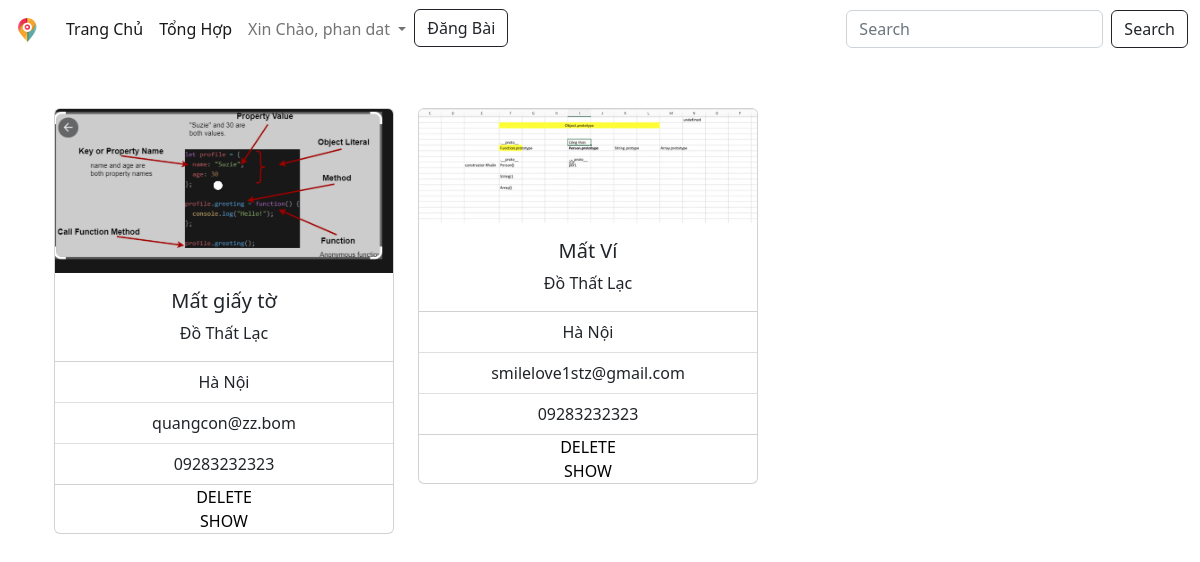
The page /mypost/ (signed in) on the database its author committed.
### home/models.py (models this page shows, shortened)
class mypost(models.Model):
    user = models.TextField(null=True)
    title = models.TextField(max_length=1000)
    type = models.TextField()
    object = models.TextField()
    descrip = models.TextField(max_length=10000000)
    address = models.TextField()
    name = models.TextField(max_length=1000)
    pnum = models.IntegerField(null=True, blank=True)
    email = models.TextField(max_length=1000)
    images = models.ImageField(null=True ,blank=True , upload_to='images/')

### home/views.py (the view)
# urls.py: path('mypost/' , home.get_my_post, name="mypost"),
def get_my_post(request):
    if request.method == "GET":
        onedata = mypost.objects.filter().order_by('-pk')
        context = {
            'post':onedata
        }
    return render(request, 'mypost.html', context)

### home/Templates/mypost.html (shortened to what this page needs)
{% load static %}
<!DOCTYPE html>
<html>
    <head>
         <link rel="stylesheet" type"text/css" href="{% static 'css/mypost/mypost.css' %}">
         <link rel="stylesheet" href="https://cdn.jsdelivr.net/npm/bootstrap-icons@1.9.1/font/bootstrap-icons.css">
         <link href="https://cdn.jsdelivr.net/npm/bootstrap@5.2.1/dist/css/bootstrap.min.css" rel="stylesheet">
    </head>
    <body>
      {% include 'header.html' %}
        {% block content %}
        <div class="body text-center container">
            <div class="row container">
              {% for x in post %}
                {% if x.user == user.username %}
                <div class="col-sm-4">
                  <div class="card mb-3" >
                    <img src={{x.images.url}} class="card-img-top" alt="Image Not Found">
                    <div class="card-body">
                      <h5 class="card-title">{{x.title}}</h5>
                      <p class="card-text"> {{x.type}}</p>
                    </div>
                    <ul class="list-group list-group-flush">
                      <li class="list-group-item">{{x.address}}</li>
                      <li class="list-group-item">{{x.email}}</li>
                      <li class="list-group-item">0{{x.pnum}}</li>
                    </ul>
                    <a style="text-decoration:none; color:black" href="{% url "delete_post" x.id %}"> DELETE </a>
                    <a style="text-decoration:none; color:black" href="{% url "show_post" x.id %}"> SHOW </a>
                  </div>
                </div>
                  {% endif %}
                {% endfor %}
              </div>
              {%endblock%}
    </body>
</html>

### home/Templates/header.html (shortened to what this page needs)
{% load static %}
<link rel="stylesheet" type"text/css" href="{% static 'css/header/header.css' %}">
<link rel="stylesheet" href="https://cdn.jsdelivr.net/npm/bootstrap-icons@1.9.1/font/bootstrap-icons.css">
<link href="https://cdn.jsdelivr.net/npm/bootstrap@5.2.1/dist/css/bootstrap.min.css" rel="stylesheet">
<header>
    <nav class="navbar navbar-expand-lg ">
        <div class="container-fluid">
          <a class="navbar-brand" href="{% url 'home' %}">     <img src="{% static 'image/logo.png' %}" class="logo" alt="..." style="width:30px; height:30px"></a>
          <div class="collapse navbar-collapse" id="navbarSupportedContent">
            <ul class="navbar-nav me-auto mb-2 mb-lg-0">
              <li class="nav-item">
                <a class="nav-link active" aria-current="page" href="{% url "home" %}">Trang Chủ</a>
              </li>
              <li class="nav-item">
                <a class="nav-link active" aria-current="page" href="{% url "tim_kiem_post" %}">Tổng Hợp</a>
              </li>
              <li class="nav-item dropdown">
                {% if user.is_authenticated %}
                <a class="nav-link dropdown-toggle" href="#" role="button" data-bs-toggle="dropdown" aria-expanded="false">
                  Xin Chào,  {{ user.first_name }}  {{ user.last_name }}
                </a>
                <li class="nav-item">
                  <a href="/dangtin">   <button class="btn btn-outline-dark" type="submit">Đăng Bài</button> </a>
                     </li>
              </li>
              {% endif %}
            </ul>
            <form class="d-flex" role="search">
              <input class="form-control me-2" type="search" placeholder="Search" aria-label="Search">
              <button class="btn btn-outline-dark" type="submit">Search</button>
            </form>
          </div>
        </div>
      </nav>
</header>

### home/static/css/mypost/mypost.css (style rules this page uses)
.body { padding-top: 50px; }

### home/static/css/header/header.css (style rules this page uses)
.navbar { background-color: hsla(0, 0%, 0%, 0); }

### rows shown on the page
mypost: images (picture), title "Mất giấy tờ", type "Đồ Thất Lạc", address "Hà Nội", email "quangcon@zz.bom", pnum "9283232323"
mypost: images (picture), title "Mất Ví", type "Đồ Thất Lạc", address "Hà Nội", email "smilelove1stz@gmail.com", pnum "9283232323"

### other values the page prints
{{ user.first_name }} "phan"
{{ user.last_name }} "dat"
